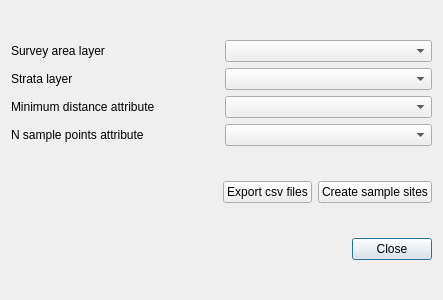
<?xml version="1.0" encoding="UTF-8"?>
<ui version="4.0">
 <class>PointSurveyDialogBase</class>
 <widget class="QDialog" name="PointSurveyDialogBase">
  <property name="geometry">
   <rect>
    <x>0</x>
    <y>0</y>
    <width>443</width>
    <height>300</height>
   </rect>
  </property>
  <property name="windowTitle">
   <string>Point Survey</string>
  </property>
  <layout class="QGridLayout" name="gridLayout_2">
   <item row="1" column="0">
    <spacer name="horizontalSpacer">
     <property name="orientation">
      <enum>Qt::Horizontal</enum>
     </property>
     <property name="sizeHint" stdset="0">
      <size>
       <width>296</width>
       <height>20</height>
      </size>
     </property>
    </spacer>
   </item>
   <item row="2" column="0" colspan="3">
    <widget class="QDialogButtonBox" name="buttonBox">
     <property name="orientation">
      <enum>Qt::Horizontal</enum>
     </property>
     <property name="standardButtons">
      <set>QDialogButtonBox::Close</set>
     </property>
    </widget>
   </item>
   <item row="1" column="2">
    <widget class="QPushButton" name="mCreateSampleButton">
     <property name="text">
      <string>Create sample sites</string>
     </property>
    </widget>
   </item>
   <item row="0" column="0" colspan="3">
    <layout class="QGridLayout" name="gridLayout">
     <item row="1" column="0">
      <widget class="QLabel" name="mStrataLayerLabel">
       <property name="text">
        <string>Strata layer</string>
       </property>
      </widget>
     </item>
     <item row="2" column="1">
      <widget class="QComboBox" name="mMinimumDistanceAttributeComboBox"/>
     </item>
     <item row="0" column="0">
      <widget class="QLabel" name="mSurveyAreaLabel">
       <property name="text">
        <string>Survey area layer</string>
       </property>
      </widget>
     </item>
     <item row="0" column="1">
      <widget class="QComboBox" name="mSurveyAreaLayerComboBox"/>
     </item>
     <item row="1" column="1">
      <widget class="QComboBox" name="mStrataLayerComboBox"/>
     </item>
     <item row="2" column="0">
      <widget class="QLabel" name="mMinDistanceLabel">
       <property name="text">
        <string>Minimum distance attribute</string>
       </property>
      </widget>
     </item>
     <item row="3" column="1">
      <widget class="QComboBox" name="mNSamplePointsComboBox"/>
     </item>
     <item row="3" column="0">
      <widget class="QLabel" name="mNSamplePointsAttribute">
       <property name="text">
        <string>N sample points attribute</string>
       </property>
      </widget>
     </item>
    </layout>
   </item>
   <item row="1" column="1">
    <widget class="QPushButton" name="mExportCsvFilesButton">
     <property name="text">
      <string>Export csv files</string>
     </property>
    </widget>
   </item>
  </layout>
 </widget>
 <resources/>
 <connections>
  <connection>
   <sender>buttonBox</sender>
   <signal>accepted()</signal>
   <receiver>PointSurveyDialogBase</receiver>
   <slot>accept()</slot>
   <hints>
    <hint type="sourcelabel">
     <x>248</x>
     <y>254</y>
    </hint>
    <hint type="destinationlabel">
     <x>157</x>
     <y>274</y>
    </hint>
   </hints>
  </connection>
  <connection>
   <sender>buttonBox</sender>
   <signal>rejected()</signal>
   <receiver>PointSurveyDialogBase</receiver>
   <slot>reject()</slot>
   <hints>
    <hint type="sourcelabel">
     <x>316</x>
     <y>260</y>
    </hint>
    <hint type="destinationlabel">
     <x>286</x>
     <y>274</y>
    </hint>
   </hints>
  </connection>
 </connections>
</ui>
